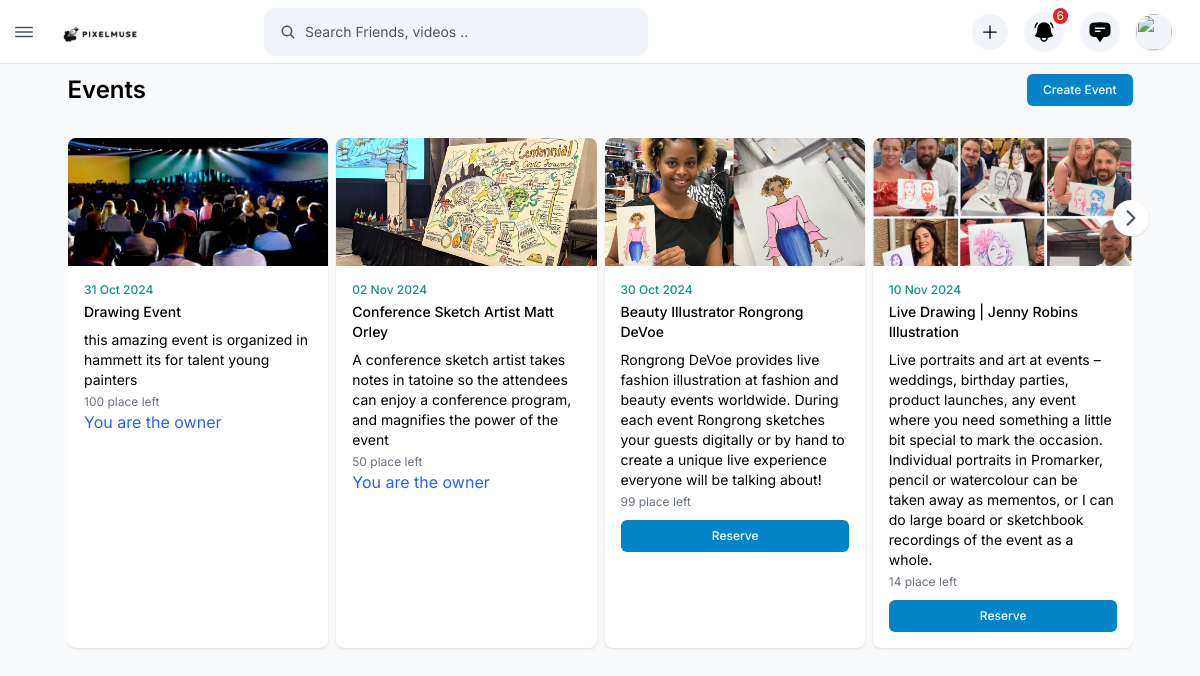
The page /events/ (signed in) on the database its author committed.
### events/models.py (models this page shows, shortened)
class Event(models.Model):
    title = models.CharField(max_length=255)
    description = models.TextField()
    start_date = models.DateTimeField()
    end_date = models.DateTimeField()
    creator = models.ForeignKey(
        settings.AUTH_USER_MODEL,
        on_delete=models.CASCADE,
        related_name="created_events"
    )
    max_participants = models.PositiveIntegerField()
    image = models.ImageField(upload_to='event_images/', blank=True, null=True)

### events/views.py (the view)
# urls.py: path('', views.event_list, name="event_list"),
@login_required
def event_list(request):
    events = Event.objects.select_related('creator').all()
    current_date = timezone.now().date()
    reserved_event_ids = set(
        Participation.objects.filter(user=request.user).values_list('event_id', flat=True)
    )
    for event in events:
        event.is_reserved = event.id in reserved_event_ids
        event.is_owner = event.creator.id == request.user.id
    return render(request, 'event_list.html', {
        'events': events,
        'MEDIA_URL': settings.MEDIA_URL ,
        'current_date': current_date
    })

### templates/event_list.html (shortened to what this page needs)
{% extends "base.html" %}
{% load static %}
{% block content %}
<main id="site__main" class="2xl:ml-[--w-side] xl:ml-[--w-side-sm] p-2.5 h-[calc(100vh-var(--m-top))] mt-[--m-top]">
    <div class="2xl:max-w-[1220px] max-w-[1065px] mx-auto">
        <div class="page-heading flex items-center justify-between">
            <h1 class="page-title">Events</h1>
            <a href="{% url 'addevent' %}" class="button bg-primary text-white">Create Event</a>
        </div>
        {% if events %}
            <div class="relative" tabindex="-1" uk-slider="finite:true">
                <div class="uk-slider-container pb-1">
                    <ul class="uk-slider-items grid-small">
                        {% for event in events %}
                            <li class="lg:w-1/4 sm:w-1/3 w-1/2">
                                <div class="card flex flex-col h-full">
                                    <a href="{% url 'event_detail' event.id %}">
                                        <div class="card-media h-32">
                                            <img src="{{ event.image.url }}" alt="{{ event.title }}">
                                        </div>
                                    </a>
                                    <div class="card-body flex-1 flex flex-col p-4">
                                        <p class="text-xs font-medium text-teal-600 mb-1">{{ event.start_date|date:"d M Y" }}</p>
                                        <a href="{% url 'event_detail' event.id %}">
                                            <h4 class="card-title text-sm">{{ event.title }}</h4>
                                        </a>
                                        <p class="card-text text-black mt-2">{{ event.description }}</p>
                                        <div class="card-list-info text-xs mt-1">
                                            <div>{{ event.max_participants }} place left</div>
                                        </div>
                                        <div class="flex gap-2 mt-auto">
                                            {% if event.start_date < current_date %}
                                                <p class="text-red-600 flex-1">Event has already started</p>
                                            {% elif not event.is_reserved and event.max_participants > 0 and not event.is_owner %}
                                                <a href="{% url 'create_reservation' event.id %}" class="button bg-primary text-white flex-1">Reserve</a>
                                            {% else %}
                                                {% if event.is_reserved %}
                                                    <p class="text-teal-600 flex-1">You are already booked</p>
                                                {% elif event.max_participants == 0 %}
                                                    <p class="text-red-600 flex-1">Reservation is closed</p>
                                                {% else %}
                                                    <p class="text-blue-600 flex-1">You are the owner</p>
                                                {% endif %}
                                            {% endif %}
                                        </div>
                                    </div>
                                </div>
                            </li>
                        {% endfor %}
                    </ul>
                </div>
                {% if events|length > 4 %}
                    <a class="nav-next !top-20" href="#" uk-slider-item="next">
                        <ion-icon name="chevron-forward" class="text-2xl"></ion-icon>
                    </a>
                {% endif %}
            </div>
        {% else %}
            <div class="text-center mt-8">
                <p>There are no events.</p>
            </div>
        {% endif %}
    </div>
</main>
{% endblock %}

### static/css/style.css (style rules this page uses)
.uk-slider , .uk-slideshow { -webkit-tap-highlight-color: transparent; }
.uk-slider-items , .uk-slideshow-items { touch-action: pan-y; }
.uk-slider-items , .uk-slideshow-items { -webkit-touch-callout: none; }

### rows shown on the page
Event: image (picture), start_date "31 Oct 2024", title "Drawing Event", description "this amazing event is organized in hammett its for talent young painters", max_participants "100", shows "You are the owner"
Event: image (picture), start_date "02 Nov 2024", title "Conference Sketch Artist Matt Orley", description "A conference sketch artist takes notes in tatoine so the attendees can enjoy a conference program, and magnifies the power of the event", max_participants "50", shows "You are the owner"
Event: image (picture), start_date "30 Oct 2024", title "Beauty Illustrator Rongrong DeVoe", description "Rongrong DeVoe provides live fashion illustration at fashion and beauty events worldwide. During each event Rongrong sketches your guests digitally or by hand to create a unique live experience everyone will be talking about!", max_participants "99", shows "Reserve"
Event: image (picture), start_date "10 Nov 2024", title "Live Drawing | Jenny Robins Illustration", description "Live portraits and art at events – weddings, birthday parties, product launches, any event where you need something a little bit special to mark the occasion. Individual portraits in Promarker, pencil or watercolour can be taken away as mementos, or I can do large board or sketchbook recordings of the event as a whole.", max_participants "14", shows "Reserve"
